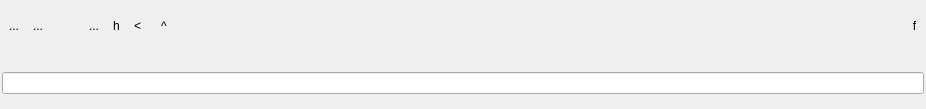
<?xml version="1.0" encoding="UTF-8"?>
<ui version="4.0">
 <class>Frame</class>
 <widget class="QFrame" name="Frame">
  <property name="geometry">
   <rect>
    <x>0</x>
    <y>0</y>
    <width>926</width>
    <height>109</height>
   </rect>
  </property>
  <property name="sizePolicy">
   <sizepolicy hsizetype="Preferred" vsizetype="Fixed">
    <horstretch>0</horstretch>
    <verstretch>0</verstretch>
   </sizepolicy>
  </property>
  <property name="minimumSize">
   <size>
    <width>0</width>
    <height>0</height>
   </size>
  </property>
  <property name="windowTitle">
   <string>Frame</string>
  </property>
  <property name="frameShape">
   <enum>QFrame::NoFrame</enum>
  </property>
  <layout class="QVBoxLayout" name="verticalLayout_2">
   <property name="sizeConstraint">
    <enum>QLayout::SetDefaultConstraint</enum>
   </property>
   <property name="leftMargin">
    <number>0</number>
   </property>
   <property name="topMargin">
    <number>0</number>
   </property>
   <property name="rightMargin">
    <number>0</number>
   </property>
   <property name="bottomMargin">
    <number>0</number>
   </property>
   <item>
    <widget class="QWidget" name="widgetPath" native="true">
     <property name="sizePolicy">
      <sizepolicy hsizetype="Preferred" vsizetype="Preferred">
       <horstretch>0</horstretch>
       <verstretch>0</verstretch>
      </sizepolicy>
     </property>
     <property name="minimumSize">
      <size>
       <width>0</width>
       <height>0</height>
      </size>
     </property>
     <layout class="QHBoxLayout" name="horizontalLayout_2">
      <property name="spacing">
       <number>0</number>
      </property>
      <property name="leftMargin">
       <number>2</number>
      </property>
      <property name="topMargin">
       <number>2</number>
      </property>
      <property name="rightMargin">
       <number>2</number>
      </property>
      <property name="bottomMargin">
       <number>2</number>
      </property>
      <item>
       <widget class="QToolButton" name="btHome">
        <property name="toolTip">
         <string>Go to user home directory</string>
        </property>
        <property name="statusTip">
         <string>Go to user home directory</string>
        </property>
        <property name="text">
         <string>...</string>
        </property>
        <property name="icon">
         <iconset resource="dark_icons.qrc">
          <normaloff>:/images/home</normaloff>:/images/home</iconset>
        </property>
        <property name="autoRaise">
         <bool>true</bool>
        </property>
       </widget>
      </item>
      <item>
       <widget class="QToolButton" name="btSavedViews">
        <property name="toolTip">
         <string>Views</string>
        </property>
        <property name="statusTip">
         <string>Saved views list</string>
        </property>
        <property name="text">
         <string>...</string>
        </property>
        <property name="icon">
         <iconset resource="dark_icons.qrc">
          <normaloff>:/images/saved_view</normaloff>
          <disabledoff>:/images_d/saved_view</disabledoff>
          <disabledon>:/images_d/saved_view</disabledon>:/images/saved_view</iconset>
        </property>
        <property name="popupMode">
         <enum>QToolButton::InstantPopup</enum>
        </property>
        <property name="autoRaise">
         <bool>true</bool>
        </property>
       </widget>
      </item>
      <item>
       <widget class="QToolButton" name="btBookmark">
        <property name="sizePolicy">
         <sizepolicy hsizetype="Minimum" vsizetype="Maximum">
          <horstretch>0</horstretch>
          <verstretch>0</verstretch>
         </sizepolicy>
        </property>
        <property name="minimumSize">
         <size>
          <width>32</width>
          <height>32</height>
         </size>
        </property>
        <property name="maximumSize">
         <size>
          <width>32</width>
          <height>32</height>
         </size>
        </property>
        <property name="baseSize">
         <size>
          <width>0</width>
          <height>0</height>
         </size>
        </property>
        <property name="cursor">
         <cursorShape>ArrowCursor</cursorShape>
        </property>
        <property name="toolTip">
         <string>Bookmark</string>
        </property>
        <property name="statusTip">
         <string>Bookmark list</string>
        </property>
        <property name="whatsThis">
         <string>Bookmark</string>
        </property>
        <property name="text">
         <string/>
        </property>
        <property name="icon">
         <iconset resource="dark_icons.qrc">
          <normaloff>:/images/bookmarks</normaloff>
          <disabledoff>:/images_d/bookmarks</disabledoff>
          <disabledon>:/images_d/bookmarks</disabledon>:/images/bookmarks</iconset>
        </property>
        <property name="popupMode">
         <enum>QToolButton::InstantPopup</enum>
        </property>
        <property name="autoRaise">
         <bool>true</bool>
        </property>
       </widget>
      </item>
      <item>
       <widget class="QToolButton" name="btLastDocuments">
        <property name="toolTip">
         <string>Last documents</string>
        </property>
        <property name="text">
         <string>...</string>
        </property>
        <property name="icon">
         <iconset resource="dark_icons.qrc">
          <normaloff>:/images/saved_view_last</normaloff>:/images/saved_view_last</iconset>
        </property>
        <property name="popupMode">
         <enum>QToolButton::InstantPopup</enum>
        </property>
        <property name="autoRaise">
         <bool>true</bool>
        </property>
       </widget>
      </item>
      <item>
       <widget class="QToolButton" name="btHistory">
        <property name="toolTip">
         <string>History</string>
        </property>
        <property name="statusTip">
         <string>Last documents list</string>
        </property>
        <property name="text">
         <string>h</string>
        </property>
        <property name="icon">
         <iconset resource="dark_icons.qrc">
          <normaloff>:/images/history</normaloff>
          <disabledoff>:/images_d/history</disabledoff>
          <disabledon>:/images_d/history</disabledon>:/images/history</iconset>
        </property>
        <property name="popupMode">
         <enum>QToolButton::InstantPopup</enum>
        </property>
        <property name="autoRaise">
         <bool>true</bool>
        </property>
       </widget>
      </item>
      <item>
       <widget class="QStackedWidget" name="swBarMode">
        <property name="sizePolicy">
         <sizepolicy hsizetype="Preferred" vsizetype="Maximum">
          <horstretch>0</horstretch>
          <verstretch>0</verstretch>
         </sizepolicy>
        </property>
        <property name="currentIndex">
         <number>0</number>
        </property>
        <widget class="QWidget" name="pagePath">
         <layout class="QHBoxLayout" name="horizontalLayout">
          <property name="spacing">
           <number>6</number>
          </property>
          <property name="leftMargin">
           <number>0</number>
          </property>
          <property name="topMargin">
           <number>0</number>
          </property>
          <property name="rightMargin">
           <number>0</number>
          </property>
          <property name="bottomMargin">
           <number>0</number>
          </property>
          <item>
           <widget class="QToolButton" name="btBack">
            <property name="toolTip">
             <string>Back</string>
            </property>
            <property name="statusTip">
             <string>Go to previous directory</string>
            </property>
            <property name="text">
             <string>&lt;</string>
            </property>
            <property name="icon">
             <iconset resource="dark_icons.qrc">
              <normaloff>:/images/goback</normaloff>
              <disabledoff>:/images_d/goback</disabledoff>
              <disabledon>:/images_d/goback</disabledon>:/images/goback</iconset>
            </property>
            <property name="autoRaise">
             <bool>true</bool>
            </property>
           </widget>
          </item>
          <item>
           <widget class="QToolButton" name="btUp">
            <property name="toolTip">
             <string>Up</string>
            </property>
            <property name="statusTip">
             <string>Go to parent directory</string>
            </property>
            <property name="text">
             <string>^</string>
            </property>
            <property name="icon">
             <iconset resource="dark_icons.qrc">
              <normaloff>:/images/goup</normaloff>
              <disabledoff>:/images_d/goup</disabledoff>
              <disabledon>:/images_d/goup</disabledon>:/images/goup</iconset>
            </property>
            <property name="autoRaise">
             <bool>true</bool>
            </property>
           </widget>
          </item>
          <item>
           <widget class="BreadcrumbsAddressBar" name="frameBreacrumbPath">
            <property name="sizePolicy">
             <sizepolicy hsizetype="Preferred" vsizetype="MinimumExpanding">
              <horstretch>0</horstretch>
              <verstretch>0</verstretch>
             </sizepolicy>
            </property>
            <property name="frameShape">
             <enum>QFrame::NoFrame</enum>
            </property>
            <property name="frameShadow">
             <enum>QFrame::Raised</enum>
            </property>
           </widget>
          </item>
         </layout>
        </widget>
        <widget class="QWidget" name="pageQuery">
         <property name="sizePolicy">
          <sizepolicy hsizetype="Preferred" vsizetype="Maximum">
           <horstretch>0</horstretch>
           <verstretch>0</verstretch>
          </sizepolicy>
         </property>
         <layout class="QHBoxLayout" name="horizontalLayout_3">
          <property name="leftMargin">
           <number>0</number>
          </property>
          <property name="topMargin">
           <number>0</number>
          </property>
          <property name="rightMargin">
           <number>0</number>
          </property>
          <property name="bottomMargin">
           <number>0</number>
          </property>
          <item>
           <widget class="QToolButton" name="btBack2">
            <property name="text">
             <string>...</string>
            </property>
            <property name="icon">
             <iconset resource="dark_icons.qrc">
              <normaloff>:/images/goback</normaloff>
              <disabledoff>:/images_d/goback</disabledoff>
              <disabledon>:/images_d/goback</disabledon>:/images/goback</iconset>
            </property>
            <property name="autoRaise">
             <bool>true</bool>
            </property>
           </widget>
          </item>
          <item>
           <widget class="QToolButton" name="btUp2">
            <property name="text">
             <string>...</string>
            </property>
            <property name="icon">
             <iconset resource="dark_icons.qrc">
              <normaloff>:/images/goup</normaloff>
              <disabledoff>:/images_d/goup</disabledoff>
              <disabledon>:/images_d/goup</disabledon>:/images/goup</iconset>
            </property>
            <property name="autoRaise">
             <bool>true</bool>
            </property>
           </widget>
          </item>
          <item>
           <widget class="QLabel" name="lblViewName">
            <property name="minimumSize">
             <size>
              <width>0</width>
              <height>0</height>
             </size>
            </property>
            <property name="text">
             <string>TextLabel</string>
            </property>
           </widget>
          </item>
         </layout>
        </widget>
       </widget>
      </item>
      <item>
       <widget class="QToolButton" name="btFilter">
        <property name="maximumSize">
         <size>
          <width>32</width>
          <height>32</height>
         </size>
        </property>
        <property name="cursor">
         <cursorShape>ArrowCursor</cursorShape>
        </property>
        <property name="toolTip">
         <string>Quick filter</string>
        </property>
        <property name="statusTip">
         <string>Apply a quick filter on current files list</string>
        </property>
        <property name="whatsThis">
         <string>Filter files</string>
        </property>
        <property name="text">
         <string>f</string>
        </property>
        <property name="icon">
         <iconset resource="dark_icons.qrc">
          <normaloff>:/images/filter</normaloff>:/images/filter</iconset>
        </property>
        <property name="checkable">
         <bool>true</bool>
        </property>
        <property name="checked">
         <bool>false</bool>
        </property>
        <property name="autoRaise">
         <bool>true</bool>
        </property>
       </widget>
      </item>
     </layout>
    </widget>
   </item>
   <item>
    <widget class="QWidget" name="widgetFilter" native="true">
     <property name="sizePolicy">
      <sizepolicy hsizetype="Preferred" vsizetype="Preferred">
       <horstretch>0</horstretch>
       <verstretch>0</verstretch>
      </sizepolicy>
     </property>
     <layout class="QVBoxLayout" name="verticalLayout">
      <property name="leftMargin">
       <number>2</number>
      </property>
      <property name="topMargin">
       <number>2</number>
      </property>
      <property name="rightMargin">
       <number>2</number>
      </property>
      <property name="bottomMargin">
       <number>2</number>
      </property>
      <item>
       <widget class="QFrame" name="frameFilter">
        <property name="sizePolicy">
         <sizepolicy hsizetype="Preferred" vsizetype="Fixed">
          <horstretch>0</horstretch>
          <verstretch>0</verstretch>
         </sizepolicy>
        </property>
        <property name="frameShape">
         <enum>QFrame::NoFrame</enum>
        </property>
        <property name="frameShadow">
         <enum>QFrame::Raised</enum>
        </property>
        <layout class="QHBoxLayout" name="horizontalLayout_4">
         <property name="spacing">
          <number>0</number>
         </property>
         <property name="leftMargin">
          <number>0</number>
         </property>
         <property name="topMargin">
          <number>0</number>
         </property>
         <property name="rightMargin">
          <number>0</number>
         </property>
         <property name="bottomMargin">
          <number>0</number>
         </property>
         <item>
          <widget class="QLineEdit" name="leFilterQuery">
           <property name="statusTip">
            <string>Quick filter: use wildcard * to filter files | To use regular expression, prefix filter with &quot;re:&quot;</string>
           </property>
           <property name="clearButtonEnabled">
            <bool>true</bool>
           </property>
          </widget>
         </item>
        </layout>
       </widget>
      </item>
     </layout>
    </widget>
   </item>
  </layout>
 </widget>
 <customwidgets>
  <customwidget>
   <class>BreadcrumbsAddressBar</class>
   <extends>QFrame</extends>
   <header>bulicommander.libs.breadcrumbsaddressbar.breadcrumbsaddressbar</header>
   <container>1</container>
  </customwidget>
 </customwidgets>
 <resources>
  <include location="dark_icons.qrc"/>
  <include location="light_icons.qrc"/>
 </resources>
 <connections/>
</ui>
